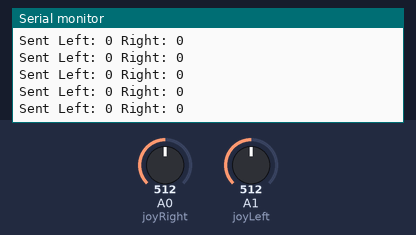
Simulated run of this sketch. Board: Arduino Uno, built with avr-gcc and run on an emulated ATmega328P. Parts: the last lines printed to the serial monitor. Inputs (shaded band) come from the test bench; at power-on: A0 (joyRight) = 512, A1 (joyLeft) = 512.

Above: at 2.2 s.
2.3 s: A0 (joyRight) set to 324
5.3 s: A0 (joyRight) set to 302
At 5.72 s:
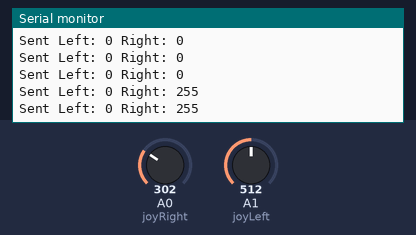
6.8 s: A1 (joyLeft) set to 329
At 6.86 s:
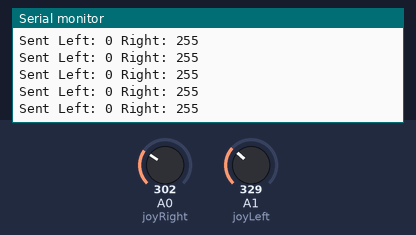
9.8 s: A1 (joyLeft) set to 305
At 10.2 s:
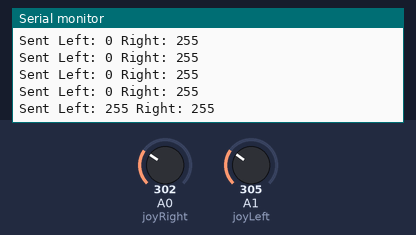

The sketch:

Nano_topside_serial_test.ino
```cpp
#include <SoftwareSerial.h>

#define DE 2
#define RE 3

SoftwareSerial RS485Serial(10, 11); // TX, RX to Uno

const int joyRight = A0;
const int joyLeft = A1;
int joyLNeutral = 512;
int joyRNeutral = 512;
const int deadzone = 200;

// CRC8 function
uint8_t crc8(const uint8_t *data, uint8_t len) {
  uint8_t crc = 0;
  while (len--) {
    uint8_t extract = *data++;
    for (uint8_t i = 8; i; i--) {
      uint8_t sum = (crc ^ extract) & 0x01;
      crc >>= 1;
      if (sum) crc ^= 0x8C;
      extract >>= 1;
    }
  }
  return crc;
}

void setup() {
  pinMode(DE, OUTPUT);
  pinMode(RE, OUTPUT);
  digitalWrite(DE, LOW);
  digitalWrite(RE, LOW);

  Serial.begin(2400);
  RS485Serial.begin(2400);

  delay(1000);
  joyLNeutral = analogRead(joyLeft);
  joyRNeutral = analogRead(joyRight);
}

void loop() {
  int joyLVal = analogRead(joyLeft);
  int joyRVal = analogRead(joyRight);
  // Serial.print(joyLVal);
  // Serial.print("  ");
  // Serial.println(joyRVal);

  char cmdL = 0;
  char cmdR = 0;

  // Left joystick
  if (joyLVal < joyLNeutral - deadzone) cmdL = 255; //makes motor go ful speed
  else if (joyLVal > joyLNeutral + deadzone) cmdL = 0; //makes motor stop
  //Serial.println(cmdL);

  // Right joystick
  if (joyRVal < joyRNeutral - deadzone) cmdR = 255;
  else if (joyRVal > joyRNeutral + deadzone) cmdR = 0;

  // Only send if at least one joystick is outside deadzone
  if (cmdL != 0 || cmdR != 0) {
    uint8_t packet[3];

    // Use 'L'/'R' as first byte and joystick direction as second
    // If a joystick is neutral, send 0
    packet[0] = cmdL ? cmdL : 0;
    packet[1] = cmdR ? cmdR : 0;
    packet[2] = crc8(packet, 2);

    digitalWrite(DE, HIGH);
    digitalWrite(RE, HIGH);
    RS485Serial.write(packet, 3);
    //RS485Serial.flush();
    digitalWrite(DE, LOW);
    digitalWrite(RE, LOW);

    Serial.print("Sent Left: ");
    Serial.print(packet[0]);
    Serial.print(" Right: ");
    Serial.println(packet[1]);
  }
  else{
    uint8_t packet[3];

    // Use 'L'/'R' as first byte and joystick direction as second
    // If a joystick is neutral, send 0
    packet[0] = 0;
    packet[1] = 0;
    packet[2] = crc8(packet, 2);

    digitalWrite(DE, HIGH);
    digitalWrite(RE, HIGH);
    RS485Serial.write(packet, 3);
    RS485Serial.flush();
    digitalWrite(DE, LOW);
    digitalWrite(RE, LOW);

    Serial.print("Sent Left: ");
    Serial.print(packet[0]);
    Serial.print(" Right: ");
    Serial.println(packet[1]);
  }

  delay(10);
}
```

Measured:
- after the input at 5.3 s, the serial monitor: prints a new line after 0.31 s (image 1)
- after the input at 9.8 s, the serial monitor: prints a new line after 0.29 s (image 3)
